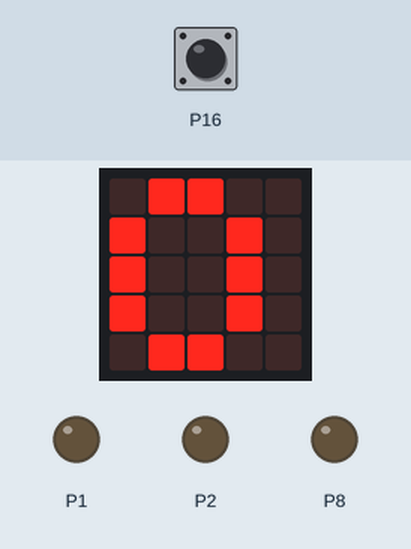
A program run on a simulated BBC micro:bit (MakeCode). On the bench: the board's 5×5 LED display, output pins drawn as LEDs (lit = HIGH). The test bench sets the inputs (shaded band); at power-on: P16 LOW.

Above: at 1.2 s.
1.3 s: P16 pulled HIGH for 0.95 s
At 2.5 s:
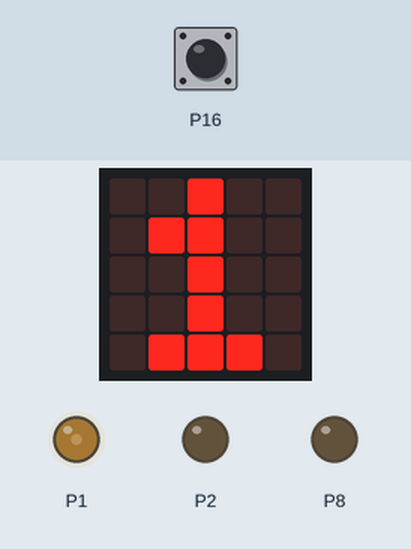
3.7 s: P16 pulled HIGH for 0.95 s
At 4.6 s:
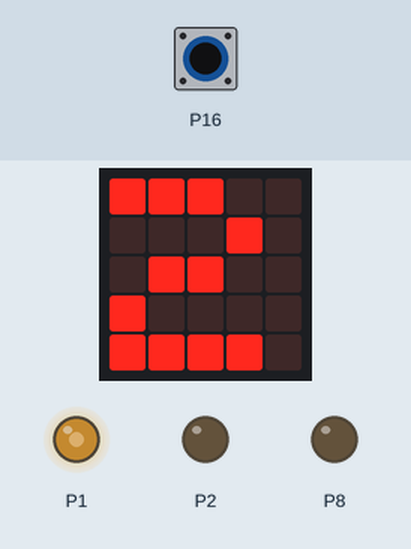
6.1 s: P16 pulled HIGH for 3.2 s
At 6.7 s:
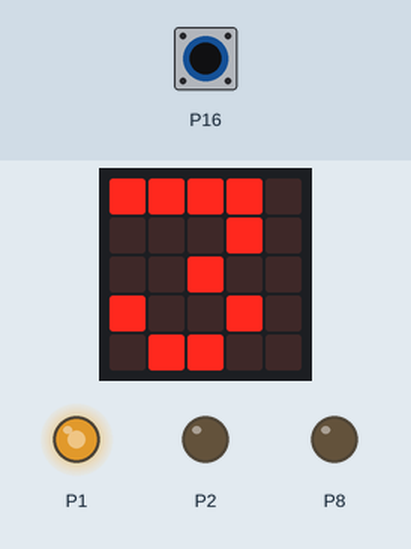
10.8 s: P16 pulled HIGH for 0.95 s
At 12.8 s:
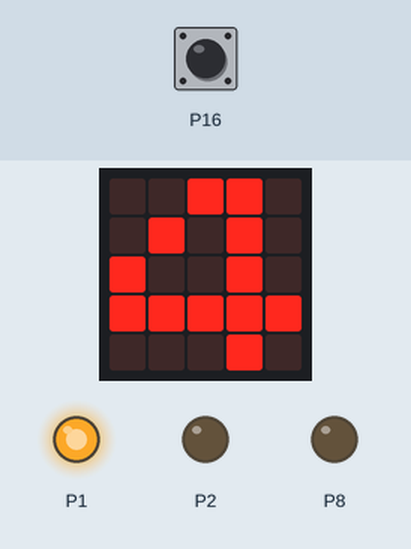
13.2 s: P16 pulled HIGH for 0.95 s
At 15.0 s:
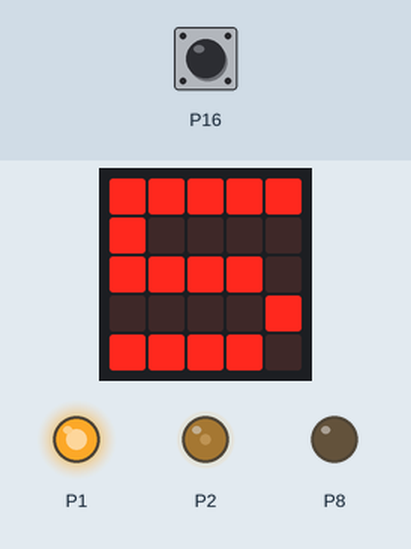
15.6 s: P16 pulled HIGH for 3.2 s
At 17.1 s:
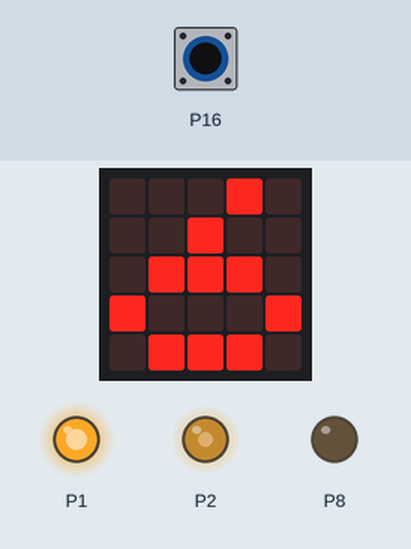
Timing chart, 0 to 18.6 s (numbered marks = the images above; inputs shaded):
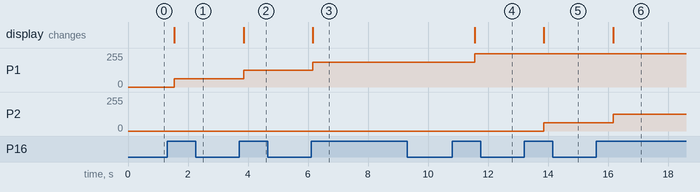

Measured:
- after the input at 1.3 s, P1: 0/255 → 62/255 after 0.24 s; the display: changes after 0.24 s (image 1)
- after the input at 3.7 s, P1: 62/255 → 125/255 after 0.15 s; the display: changes after 0.15 s (image 2)
- after the input at 6.1 s, P1: 125/255 → 187/255 after 0.06 s; the display: changes after 0.06 s (image 3)
- after the input at 10.8 s, P1: 187/255 → 249/255 after 0.75 s; the display: changes after 0.75 s (image 4)
- after the input at 13.2 s, P2: 0/255 → 62/255 after 0.66 s; the display: changes after 0.66 s (image 5)
- after the input at 15.6 s, P2: 62/255 → 125/255 after 0.57 s; the display: changes after 0.57 s (image 6)

The program:

main.ts
```typescript
function bleu_4 () {
    pins.analogWritePin(AnalogPin.P1, 1000)
    pins.analogWritePin(AnalogPin.P2, 1000)
    pins.analogWritePin(AnalogPin.P8, 1000)
}
function vert_2 () {
    pins.analogWritePin(AnalogPin.P1, 1000)
    pins.analogWritePin(AnalogPin.P2, 500)
    pins.analogWritePin(AnalogPin.P8, 0)
}
function rouge_2 () {
    pins.analogWritePin(AnalogPin.P1, 500)
    pins.analogWritePin(AnalogPin.P2, 0)
    pins.analogWritePin(AnalogPin.P8, 0)
}
function rouge_1 () {
    pins.analogWritePin(AnalogPin.P1, 250)
    pins.analogWritePin(AnalogPin.P2, 0)
    pins.analogWritePin(AnalogPin.P8, 0)
}
function bleu_2 () {
    pins.analogWritePin(AnalogPin.P1, 1000)
    pins.analogWritePin(AnalogPin.P2, 1000)
    pins.analogWritePin(AnalogPin.P8, 500)
}
function vert_3 () {
    pins.analogWritePin(AnalogPin.P1, 1000)
    pins.analogWritePin(AnalogPin.P2, 750)
    pins.analogWritePin(AnalogPin.P8, 0)
}
function bleu_3 () {
    pins.analogWritePin(AnalogPin.P1, 1000)
    pins.analogWritePin(AnalogPin.P2, 1000)
    pins.analogWritePin(AnalogPin.P8, 750)
}
function bleu_1 () {
    pins.analogWritePin(AnalogPin.P1, 1000)
    pins.analogWritePin(AnalogPin.P2, 1000)
    pins.analogWritePin(AnalogPin.P8, 250)
}
function rouge_4 () {
    pins.analogWritePin(AnalogPin.P1, 1000)
    pins.analogWritePin(AnalogPin.P2, 0)
    pins.analogWritePin(AnalogPin.P8, 0)
}
function vert_1 () {
    pins.analogWritePin(AnalogPin.P1, 1000)
    pins.analogWritePin(AnalogPin.P2, 250)
    pins.analogWritePin(AnalogPin.P8, 0)
}
function rouge_3 () {
    pins.analogWritePin(AnalogPin.P1, 750)
    pins.analogWritePin(AnalogPin.P2, 0)
    pins.analogWritePin(AnalogPin.P8, 0)
}
function vert_4 () {
    pins.analogWritePin(AnalogPin.P1, 1000)
    pins.analogWritePin(AnalogPin.P2, 1000)
    pins.analogWritePin(AnalogPin.P8, 0)
}
let etatactuel = 0
let etatpasse = 0
let nombre = 0
basic.forever(function () {
    etatactuel = pins.digitalReadPin(DigitalPin.P16)
    if (etatactuel != etatpasse) {
        if (etatactuel == 1) {
            nombre += 1
        }
    }
    etatpasse = etatactuel
    if (nombre == 1) {
        rouge_1()
    } else if (nombre == 2) {
        rouge_2()
    } else if (nombre == 3) {
        rouge_3()
    } else if (nombre == 4) {
        rouge_4()
    } else if (nombre == 5) {
        vert_1()
    } else if (nombre == 6) {
        vert_2()
    } else if (nombre == 7) {
        vert_3()
    } else if (nombre == 8) {
        vert_4()
    } else if (nombre == 9) {
        bleu_1()
    } else if (nombre == 10) {
        bleu_2()
    } else if (nombre == 11) {
        bleu_3()
    } else if (nombre == 12) {
        bleu_4()
    } else {

    }
    basic.showNumber(nombre)
})
```

test.ts
```typescript
// les tests vont ici ; cela ne sera pas compilé si ce paquet est utilisé en tant qu'extension.
```
